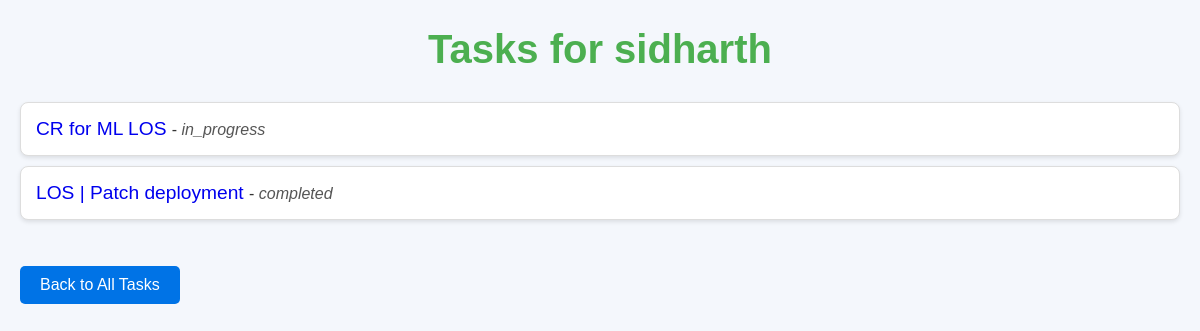
The page /tasks/user/sidharth/ on the database its author committed.
### tasks/models.py (models this page shows, shortened)
class CustomUser(AbstractUser):
    name = models.CharField(max_length=255, null=True, blank=True)  # Optional name field
    email = models.EmailField(unique=True)  # Enforcing unique email
    mobile = models.CharField(
        max_length=15,
        unique=True,
        validators=[RegexValidator(regex=r'^\d{10,15}$', message="Enter a valid mobile number")]
    )

class Task(models.Model):
    STATUS_CHOICES = [
        ('pending', 'Pending'),
        ('in_progress', 'In Progress'),
        ('completed', 'Completed')
    ]
    name = models.CharField(max_length=255)
    description = models.TextField()
    created_at = models.DateTimeField(auto_now_add=True)
    task_type = models.CharField(max_length=100, null=True, blank=True)  # Optional
    completed_at = models.DateTimeField(null=True, blank=True)
    status = models.CharField(max_length=20, choices=STATUS_CHOICES, default='pending')
    assigned_users = models.ManyToManyField(CustomUser, related_name="tasks")  # Many users can be assigned

### tasks/views.py (the view)
# urls.py: path('tasks/user/<str:username>/', user_tasks_view, name='user-tasks-view'),
def user_tasks_view(request, username):
    user = get_object_or_404(CustomUser, username=username)
    tasks = user.tasks.all()
    return render(request, 'tasks/user_tasks.html', {'tasks': tasks, 'user': user})

### tasks/templates/tasks/user_tasks.html (shortened to what this page needs)
<!DOCTYPE html>
<html lang="en">
  <head>
  </head>
  <body>
    <h1>Tasks for {{ user.username }}</h1>
    <ul>
      {% for task in tasks %}
      <li>
        <div>
          <span class="task-name">
            <a href="{% url 'task-detail' task.name %}">{{ task.name }}</a>
          </span>
          - <span class="task-status">{{ task.status }}</span>
        </div>
      </li>
      {% empty %}
      <p class="no-tasks">No tasks assigned.</p>
      {% endfor %}
    </ul>
    <a href="{% url 'all-tasks' %}" class="back-link">Back to All Tasks</a>
  </body>
</html>

### tasks/templates/tasks/user_tasks.html (style rules this page uses)
a { text-decoration: none; }
body { font-family: Arial, sans-serif; background-color: #f4f7fc; margin: 20px; color: #333; }
h1 { text-align: center; color: #4caf50; font-size: 2.5em; margin-bottom: 30px; }
ul { list-style-type: none; padding: 0; }
li { background-color: #fff; border: 1px solid #ddd; margin: 10px 0; padding: 15px; border-radius: 8px; box-shadow: 0 2px 4px rgba(0, 0, 0, 0.1); display: flex; justify-content: space-between; align-items: center; }
.task-name { font-size: 1.2em; color: #0073e6; }
.task-status { font-style: italic; color: #555; }
.back-link { display: inline-block; background-color: #0073e6; color: white; padding: 10px 20px; text-decoration: none; border-radius: 5px; margin-top: 30px; text-align: center; }

### rows shown on the page
CustomUser: username "sidharth"
Task: name "CR for ML LOS", status "in_progress"
Task: name "LOS | Patch deployment", status "completed"
